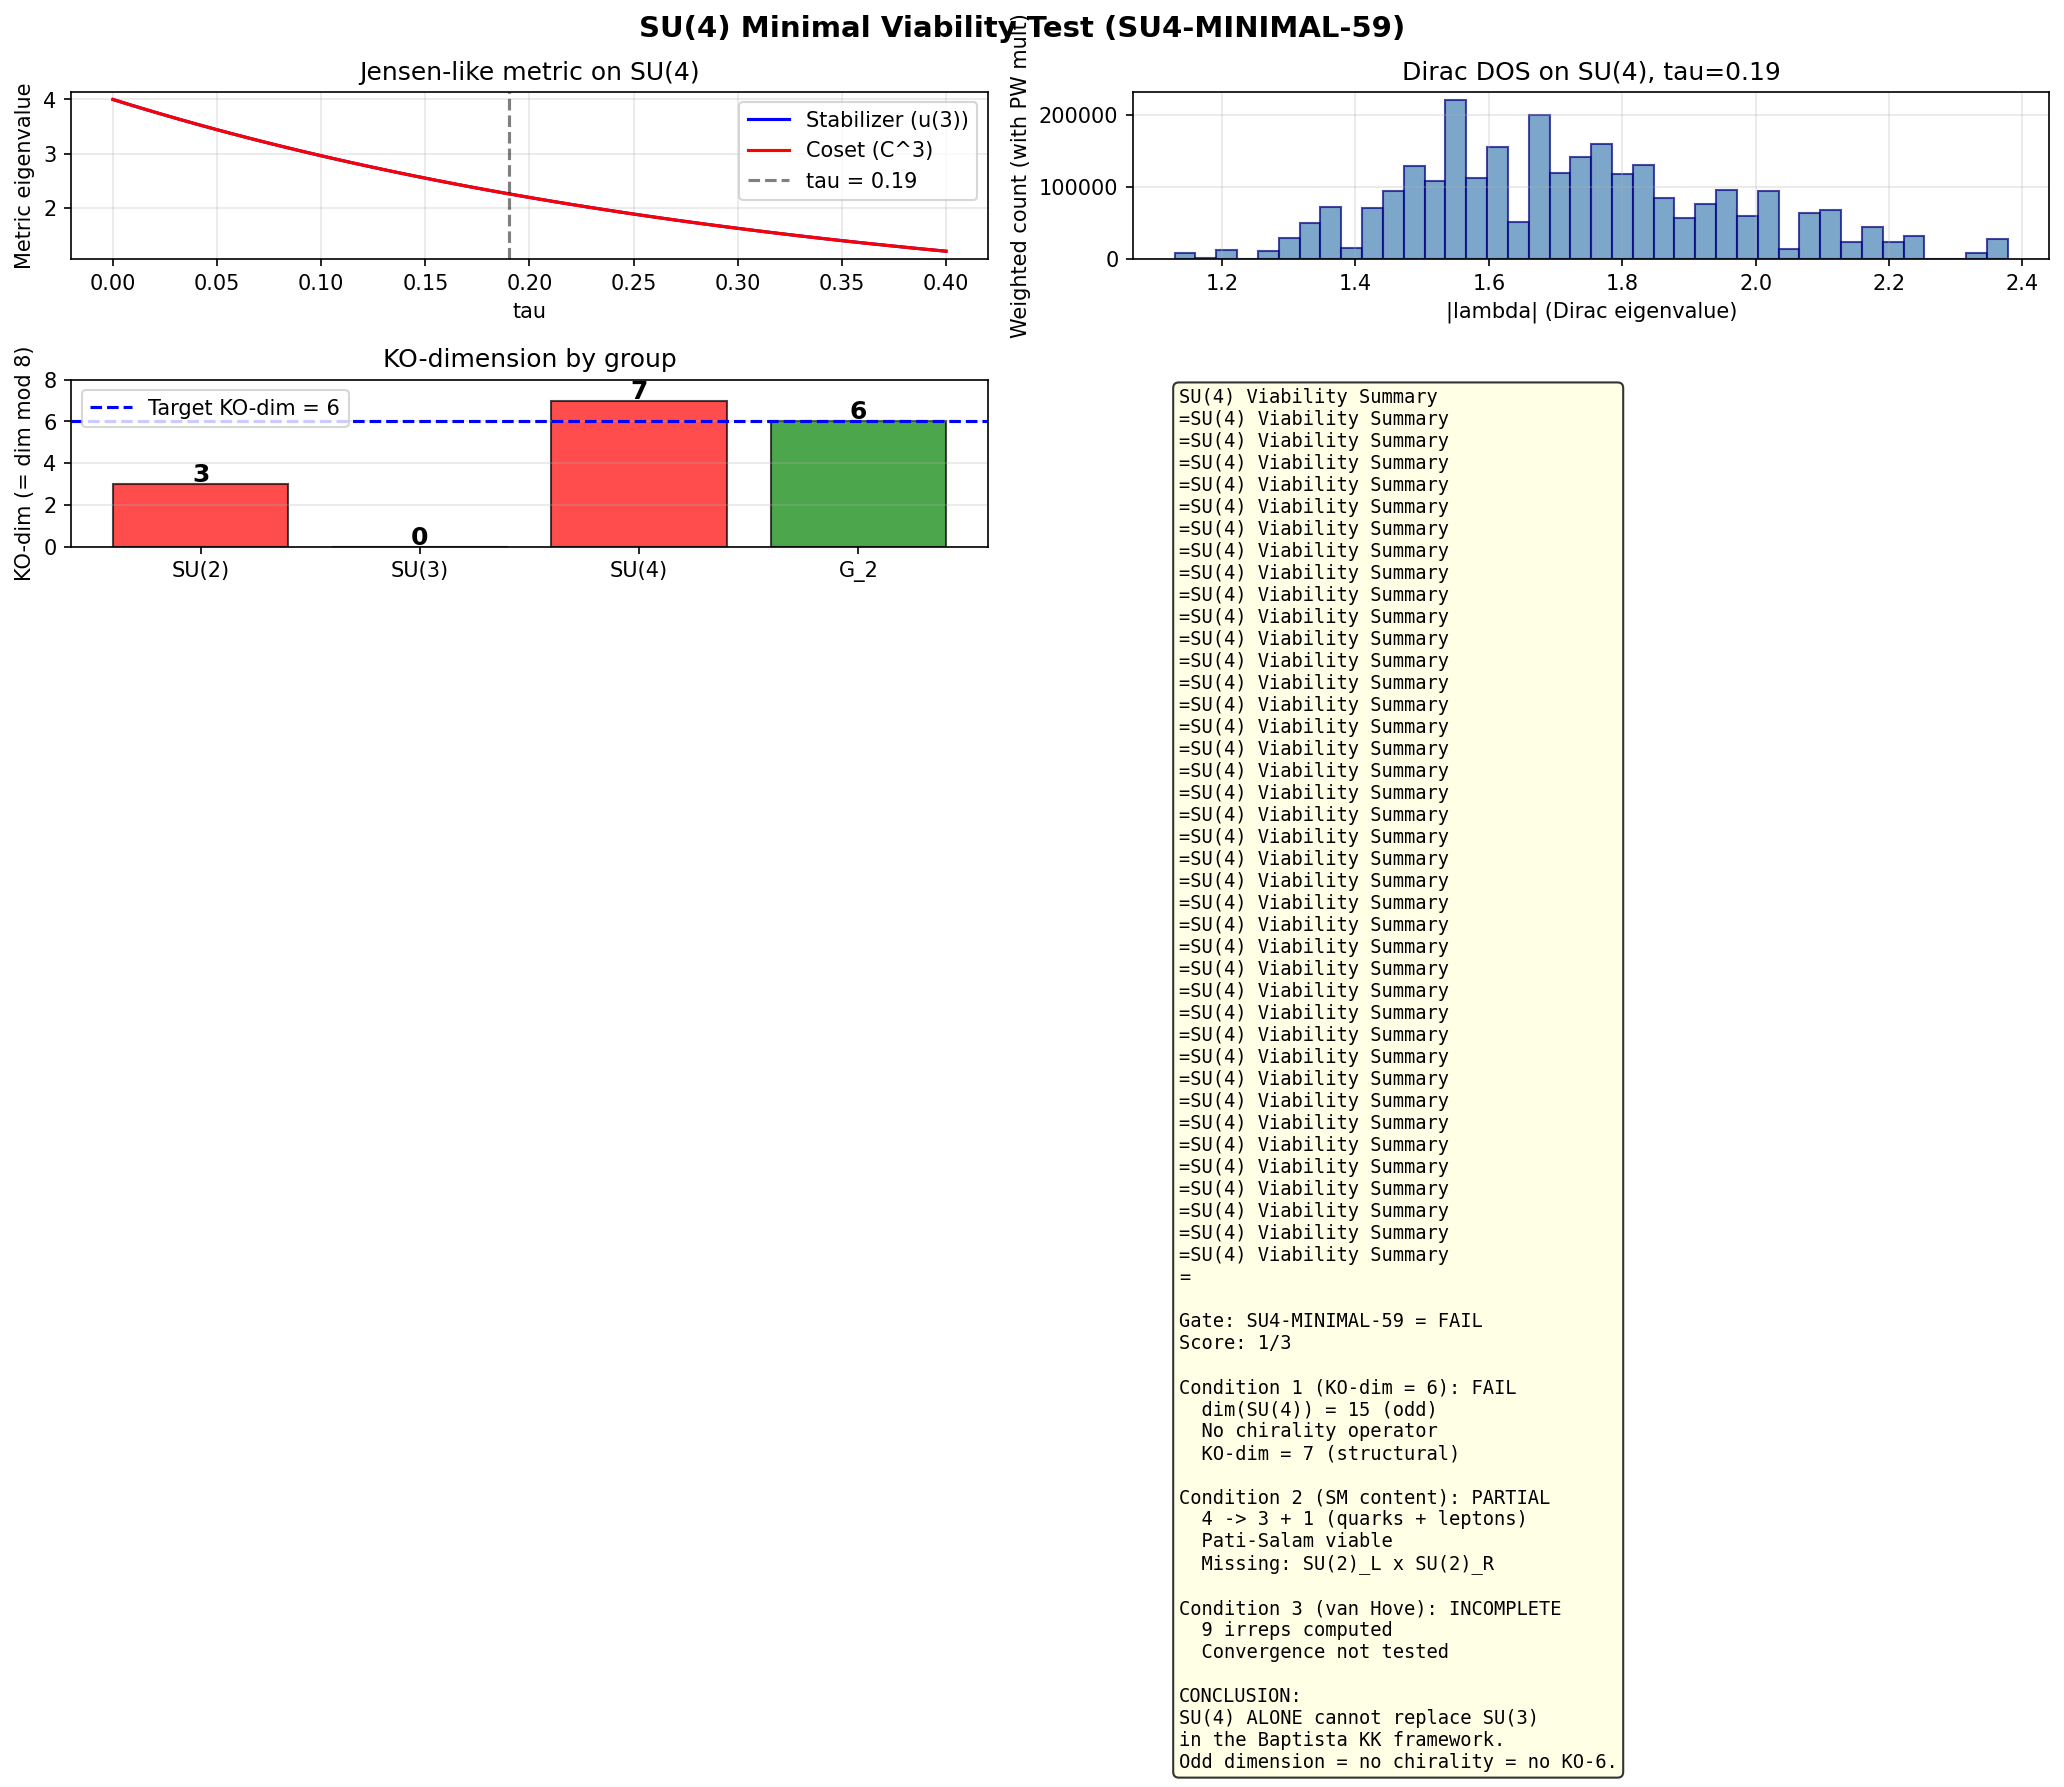

Recreate this plot in Python.
#!/usr/bin/env python3
"""
S59 SU(4) Minimal Viability Test (SU4-MINIMAL-59)
===================================================

Tests whether SU(4) satisfies three necessary conditions for the phonon-exflation
framework: (1) KO-dim = 6, (2) SM quantum numbers from branching, (3) van Hove
singularity in the Dirac spectrum.

SU(4): dim = 15, rank = 3, root system A_3.
Spinor space: Cliff(R^15) => dim = 2^7 = 128 (even dim=15, so 2^{floor(15/2)} = 128).

Wait: Cliff(R^n) for n odd has unique irrep of dim 2^{(n-1)/2}.
For n=15: 2^7 = 128. This is the correct spinor dimension.

The computation follows the SU(3) pipeline in dirac_spectrum.py but generalized
to SU(4).

Author: Baptista Spacetime Analyst (Session 59)
Date: 2026-03-24

Pre-registered gate: SU4-MINIMAL-59
  PASS: All three conditions met (KO-dim = 6, SM quantum numbers, van Hove fold)
  FAIL: KO-dim != 6 or SM quantum numbers absent
  INFO: KO-dim = 6 but SM quantum numbers differ, or computation incomplete
"""

import numpy as np
from numpy.linalg import eigh, eigvalsh, eigvals, cholesky, inv, norm
import sys
import os
import time
# === Phase 2b X2 transform bootstrap (auto-inserted by tools/_x2_transform_copies.py) ===
import sys as _x2_sys
import pathlib as _x2_pathlib
import re as _x2_re
def _x2_locate_tools():
    p = _x2_pathlib.Path(__file__).resolve()
    for _ in range(8):
        if (p / "tools" / "computation_root.py").is_file():
            return p / "tools"
        p = p.parent
    raise RuntimeError(
        "Phase 2b bootstrap: tools/computation_root.py not found in any "
        "ancestor of " + str(__file__))
_x2_sys.path.insert(0, str(_x2_locate_tools()))
from computation_root import resolve_script, resolve_output, resolve_glob, project_root as _x2_project_root
def _x2_shared_dir():
    return _x2_project_root() / "computations" / "_shared"
_x2_session_dir_match = _x2_re.match(r"^session-(\d+)$",
    _x2_pathlib.Path(__file__).resolve().parent.name)
_x2_self_session = int(_x2_session_dir_match.group(1)) if _x2_session_dir_match else None
# === End X2 bootstrap ===


# Add computation paths
sys.path.insert(0, os.path.join(os.path.dirname(os.path.abspath(__file__))))
sys.path.insert(0, str(_x2_shared_dir()))

from canonical_constants import *

# =============================================================================
# SECTION 1: SU(4) LIE ALGEBRA — 15 GENERATORS
# =============================================================================

def su4_generators():
    """
    Construct 15 anti-Hermitian generators of su(4) in the fundamental (4x4) rep.

    Convention: e_a = -i/2 * Lambda_a, where Lambda_a are the Gell-Mann-like
    generalized matrices for SU(4).

    Normalization: Tr(e_a e_b) = -1/2 delta_{ab}.

    The 15 generators span:
    - 3 diagonal (Cartan subalgebra): lambda_3, lambda_8, lambda_15
    - 12 off-diagonal (root vectors)

    Construction: SU(4) generalized Gell-Mann matrices.
    For SU(N), the generators are:
    - Symmetric off-diagonal: (E_{ij} + E_{ji}) for i < j
    - Antisymmetric off-diagonal: -i(E_{ij} - E_{ji}) for i < j
    - Diagonal: normalized from first k+1 entries

    Returns:
        list of 15 complex (4,4) anti-Hermitian matrices
    """
    N = 4
    lambdas = []

    # Off-diagonal generators (symmetric and antisymmetric)
    for i in range(N):
        for j in range(i + 1, N):
            # Symmetric: (E_ij + E_ji)
            lam_s = np.zeros((N, N), dtype=complex)
            lam_s[i, j] = 1.0
            lam_s[j, i] = 1.0
            lambdas.append(lam_s)

            # Antisymmetric: -i(E_ij - E_ji)
            lam_a = np.zeros((N, N), dtype=complex)
            lam_a[i, j] = -1j
            lam_a[j, i] = 1j
            lambdas.append(lam_a)

    # Diagonal generators
    for k in range(1, N):
        lam_d = np.zeros((N, N), dtype=complex)
        norm_factor = np.sqrt(2.0 / (k * (k + 1)))
        for i in range(k):
            lam_d[i, i] = norm_factor
        lam_d[k, k] = -k * norm_factor
        lambdas.append(lam_d)

    assert len(lambdas) == N**2 - 1, f"Expected {N**2-1} generators, got {len(lambdas)}"

    # Verify trace normalization: Tr(Lambda_a Lambda_b) = 2 delta_{ab}
    for a in range(len(lambdas)):
        for b in range(len(lambdas)):
            tr = np.trace(lambdas[a] @ lambdas[b]).real
            expected = 2.0 if a == b else 0.0
            assert abs(tr - expected) < 1e-12, \
                f"Tr(Lambda_{a} Lambda_{b}) = {tr}, expected {expected}"

    # Anti-Hermitian generators: e_a = -i/2 * Lambda_a
    # Normalization: Tr(e_a e_b) = Tr((-i/2 Lambda_a)(-i/2 Lambda_b))
    #              = -1/4 Tr(Lambda_a Lambda_b) = -1/4 * 2 delta_{ab} = -1/2 delta_{ab}
    gens = [-1j / 2.0 * lam for lam in lambdas]

    return gens


def compute_structure_constants_general(gens):
    """
    Compute structure constants f_{abc} from [e_a, e_b] = f_{abc} e_c.
    Uses trace formula: f_{abc} = -2 Tr([e_a, e_b] e_c).

    Args:
        gens: list of n anti-Hermitian matrices
    Returns:
        f_abc: real (n, n, n) array
    """
    n = len(gens)
    f = np.zeros((n, n, n), dtype=np.float64)
    for a in range(n):
        for b in range(a + 1, n):
            comm = gens[a] @ gens[b] - gens[b] @ gens[a]
            for c in range(n):
                val = -2.0 * np.trace(comm @ gens[c])  # (local)
                f[a, b, c] = val.real
                f[b, a, c] = -val.real
    return f


def compute_killing_form_general(f_abc):
    """Killing form B_{ab} = sum_{c,d} f_{acd} f_{bcd}."""
    return np.einsum('acd,bcd->ab', f_abc, f_abc)


# =============================================================================
# SECTION 2: ROOT SYSTEM AND WEYL GROUP
# =============================================================================

def analyze_root_system(gens, f_abc):
    """
    Analyze the root system of su(4) = A_3.

    Identify:
    - Cartan subalgebra (maximal torus)
    - Roots and root vectors
    - Weyl group order

    For A_3: rank = 3, |W| = 4! = 24, #roots = 12, dim = 15 = 12 + 3.
    """
    n = len(gens)
    N = 4  # SU(4)

    # Killing form
    B = compute_killing_form_general(f_abc)

    # The Cartan generators are the diagonal ones (indices 12, 13, 14 in our ordering)
    # In our ordering: first 12 are off-diagonal (6 pairs), then 3 diagonal
    # Check: diagonal generators are at indices n-3, n-2, n-1 = 12, 13, 14

    # Find Cartan generators by checking commutativity
    # Diagonal generators should commute with each other
    cartan_indices = []
    for a in range(n):
        is_diag = True
        # Check if generator is diagonal (real diagonal matrix)
        mat = gens[a]
        off_diag = np.max(np.abs(mat - np.diag(np.diag(mat))))
        if off_diag < 1e-12:
            cartan_indices.append(a)

    rank = len(cartan_indices)

    # Compute roots: eigenvalues of ad(H_i) on root spaces
    # For each Cartan generator H_i, compute ad(H_i) on the Lie algebra
    # Root vectors are common eigenvectors of all ad(H_i)

    # Build adjoint action of Cartan generators
    ad_H = []
    for idx in cartan_indices:
        ad = np.zeros((n, n), dtype=complex)
        for b in range(n):
            for c in range(n):
                ad[c, b] = f_abc[idx, b, c]
        ad_H.append(ad)

    # Simultaneous diagonalization of Cartan adjoint actions
    # Since they commute, they can be simultaneously diagonalized
    # Compute eigenvalues of ad(H_1) first

    roots = []
    root_vectors = []

    # Use simultaneous eigenvalue approach
    # For each non-Cartan generator direction, compute the root
    for a in range(n):
        if a in cartan_indices:
            continue
        root = []
        for idx in cartan_indices:
            # [H_i, e_a] = sum_c f_{i,a,c} e_c
            # If e_a is a root vector, [H_i, e_a] = alpha_i e_a
            # So f_{i,a,a} should give the root component... but only for
            # actual root vectors, not linear combinations.
            # Better: compute eigenvalues directly
            pass
        root_vec = np.array([f_abc[idx, a, a] for idx in cartan_indices])
        # This is only correct if e_a happens to be a root vector already
        # For our construction, the off-diagonal generators ARE root vectors
        roots.append(root_vec)

    # For SU(4), the 12 off-diagonal generators correspond to 6 positive and 6 negative roots
    # Actually, our generators come in pairs (symmetric, antisymmetric) for each (i,j) pair
    # The root vectors are e_{ij} = (symmetric - i*antisymmetric)/2 and conjugate

    # Instead of the above (which is fragile), let's compute roots properly
    # via the weight system of the adjoint representation

    # Build the Cartan matrix of ad(H) on the full algebra
    # Use the complexified approach: find eigenvectors of ad(H_1)

    results = {
        'rank': rank,
        'cartan_indices': cartan_indices,
        'killing_form': B,
        'dim': n,
        'n_roots_expected': n - rank,  # 12 for A_3
        'weyl_order_expected': 24,  # |S_4| = 24
        'root_system': 'A_3',
    }

    # Verify Killing form eigenvalues
    B_evals = eigvalsh(B)
    results['killing_eigenvalues'] = B_evals

    # For su(4), B_{ab} = -C delta_{ab} with C = 2*N = 8
    # (with our normalization Tr(e_a e_b) = -1/2 delta_{ab})
    # Actually: B_{ab} = sum f_{acd} f_{bcd}. For su(N) with Tr(T_a T_b) = 1/2 delta,
    # the structure constants give f_{abc} f_{abc} = 2N for each pair.
    # With our normalization: f_{abc} with Tr = -1/2, the Killing form
    # B_{ab} = -N delta_{ab} for su(N).
    # For SU(4): B_{ab} = -4 * delta_{ab}... let me check with the Casimir eigenvalue.
    # C_2(adj) for A_3 = N = 4. With Tr(e_a e_b) = -1/2 delta,
    # B_{ab} = -2*N * delta_{ab} = -8 delta_{ab}.
    # Hmm, let me just check numerically.
    results['killing_diagonal'] = B[0, 0]

    return results


# =============================================================================
# SECTION 3: JENSEN-LIKE METRIC ON SU(4)
# =============================================================================

def su4_decomposition_indices():
    """
    Decomposition su(4) = su(3) + u(1) + C^3 + (C^3)^*

    Under SU(3) x U(1) maximal subgroup:
    - su(3): generators acting within the upper-left 3x3 block (8 generators)
    - u(1): the diagonal generator proportional to diag(1,1,1,-3) (1 generator)
    - C^3: off-diagonal generators connecting 3 <-> 1 (6 generators = 3 complex dims)

    Total: 8 + 1 + 6 = 15. Check.

    In our generator ordering:
    - Off-diagonal generators are ordered by (i,j) pairs:
      (0,1), (0,2), (0,3), (1,2), (1,3), (2,3)
      Each pair has 2 generators (symmetric, antisymmetric), giving indices:
      (0,1): 0,1  (0,2): 2,3  (0,3): 4,5  (1,2): 6,7  (1,3): 8,9  (2,3): 10,11
    - Diagonal generators: 12, 13, 14

    su(3) generators: those acting within {0,1,2} block
      = (0,1): 0,1  (0,2): 2,3  (1,2): 6,7  plus diag_1: 12, diag_2: 13
      Total: 8 generators. Check.

    u(1) generator: diag_3 = 14 (proportional to diag(1,1,1,-3))

    C^3 generators: those connecting {0,1,2} with {3}
      = (0,3): 4,5  (1,3): 8,9  (2,3): 10,11
      Total: 6 generators. Check.
    """
    SU3_IDX = [0, 1, 2, 3, 6, 7, 12, 13]  # su(3) subalgebra (8 generators)
    U1_IDX = [14]  # u(1) factor (1 generator)
    C3_IDX = [4, 5, 8, 9, 10, 11]  # C^3 coset (6 generators)

    STABILIZER_IDX = SU3_IDX + U1_IDX  # su(3) + u(1) = u(3) stabilizer (9 generators)
    COSET_IDX = C3_IDX  # complement (6 generators)

    return {
        'su3': SU3_IDX,
        'u1': U1_IDX,
        'c3': C3_IDX,
        'stabilizer': STABILIZER_IDX,
        'coset': COSET_IDX,
    }


def jensen_metric_su4(B_ab, tau):
    """
    Construct a Jensen-like deformed metric on SU(4).

    Decomposition: su(4) = u(3) + C^3
    with u(3) = su(3) + u(1) as the stabilizer of SU(3) x U(1) subset SU(4).

    Metric: g(tau) = L_stab * g_0|_{u(3)} + L_coset * g_0|_{C^3}

    For volume-preserving: L_stab^{9/2} * L_coset^{6/2} = 1
    i.e., L_stab^{9} * L_coset^{6} = 1 (exponents = dimensions of subspaces)

    Wait, the volume is det(g)^{1/2}. For a diagonal metric:
    Vol ~ product of sqrt(g_{aa}) = product of L_a^{1/2}
    So Vol ~ L_stab^{9/2} * L_coset^{6/2} where 9 and 6 are the multiplicities.

    Volume-preserving Jensen curve: L_stab = exp(2*alpha*tau), L_coset = exp(2*beta*tau)
    with 9*alpha + 6*beta = 0, so beta = -3*alpha/2.

    Choose alpha = 1: L_stab = exp(2*tau), L_coset = exp(-3*tau).
    Check: 9*(2*tau) + 6*(-3*tau) = 18*tau - 18*tau = 0. Volume-preserving.

    This is the direct analog of the SU(3) Jensen metric where:
    su(3) = u(2) + C^2, L_{u2} = exp(-2s), L_{C2} = exp(s), with 4*(-2s)+4*(s) = ...
    Actually SU(3) Jensen uses L1*L2^3*L3^4 = 1.

    For SU(4) we want a one-parameter family. Let me parameterize as:
    L_stab = exp(2*a*tau), L_coset = exp(-3*a*tau)
    with a chosen so that tau = 0.19 gives comparable deformation to SU(3).

    For simplicity, set a = 1 (can always rescale tau).

    Args:
        B_ab: (15,15) Killing form
        tau: deformation parameter
    Returns:
        g: (15,15) positive definite metric
    """
    decomp = su4_decomposition_indices()

    g0 = np.abs(B_ab)  # Positive definite base metric
    g = np.zeros_like(g0)

    L_stab = np.exp(2.0 * tau)
    L_coset = np.exp(-3.0 * tau)

    # Stabilizer block (u(3) = su(3) + u(1))
    for a in decomp['stabilizer']:
        for b in decomp['stabilizer']:
            g[a, b] = g0[a, b] * L_stab

    # Coset block (C^3)
    for a in decomp['coset']:
        for b in decomp['coset']:
            g[a, b] = g0[a, b] * L_coset

    return g


def verify_volume_preserving(tau):
    """Verify the volume factor is 1."""
    L_stab = np.exp(2.0 * tau)
    L_coset = np.exp(-3.0 * tau)
    # 9 stabilizer directions, 6 coset directions
    vol = L_stab**(9.0/2) * L_coset**(6.0/2)
    return vol


# =============================================================================
# SECTION 4: CLIFFORD ALGEBRA Cl(R^15)
# =============================================================================

def build_cliff15():
    """
    Construct generators gamma_1, ..., gamma_15 of Cliff(R^15).

    For n = 15 (odd), the unique irreducible representation has dimension
    2^{(n-1)/2} = 2^7 = 128.

    Construction via tensor products of Pauli matrices.
    For n = 2k generators, we build 2^k-dim matrices:
      gamma_{2j-1} = sigma_3^{j-1} tensor sigma_1 tensor I^{k-j}
      gamma_{2j}   = sigma_3^{j-1} tensor sigma_2 tensor I^{k-j}

    For n = 15 = 2*7 + 1, we first build 14 generators (dim 2^7 = 128),
    then the 15th is gamma_15 = i^7 * gamma_1 * ... * gamma_14.

    Wait: for Cliff(R^{2k}), dim = 2^k. For Cliff(R^{2k+1}), the irrep is still 2^k.
    The extra generator is gamma_{2k+1} = c * gamma_1 * ... * gamma_{2k}
    where c is chosen to get gamma_{2k+1}^2 = +I.

    For R^{2k}: chirality = i^k * gamma_1 ... gamma_{2k}, satisfies chi^2 = I.
    For R^{2k+1}: gamma_{2k+1} = i^k * gamma_1 ... gamma_{2k} = chirality of R^{2k}.
    Then gamma_{2k+1}^2 = I and {gamma_{2k+1}, gamma_j} = 0 for j <= 2k.

    For n=15, k=7: build 14 generators in 128 dim, then gamma_15 = i^7 * prod(gamma_1..14).

    Returns:
        gammas: list of 15 Hermitian (128, 128) complex matrices
    """
    s1 = np.array([[0, 1], [1, 0]], dtype=complex)
    s2 = np.array([[0, -1j], [1j, 0]], dtype=complex)
    s3 = np.array([[1, 0], [0, -1]], dtype=complex)
    I2 = np.eye(2, dtype=complex)

    k = 7  # 2k = 14 generators first, then 15th from chirality
    dim = 2**k  # 128

    gammas = []

    for j in range(1, k + 1):
        # gamma_{2j-1} = sigma_3^{(j-1)} tensor sigma_1 tensor I^{(k-j)}
        # gamma_{2j}   = sigma_3^{(j-1)} tensor sigma_2 tensor I^{(k-j)}

        parts_1 = []
        parts_2 = []
        for m in range(k):
            if m < j - 1:
                parts_1.append(s3)
                parts_2.append(s3)
            elif m == j - 1:
                parts_1.append(s1)
                parts_2.append(s2)
            else:
                parts_1.append(I2)
                parts_2.append(I2)

        # Build tensor product
        mat_1 = parts_1[0]
        mat_2 = parts_2[0]
        for m in range(1, k):
            mat_1 = np.kron(mat_1, parts_1[m])
            mat_2 = np.kron(mat_2, parts_2[m])

        gammas.append(mat_1)
        gammas.append(mat_2)

    assert len(gammas) == 14, f"Built {len(gammas)} generators, expected 14"

    # 15th generator: gamma_15 = i^k * gamma_1 * ... * gamma_14
    # i^7 = i^4 * i^3 = 1 * (-i) = -i
    chi = np.eye(dim, dtype=complex)
    for g in gammas:
        chi = chi @ g
    gamma_15 = (1j)**k * chi  # i^7 = -i
    gammas.append(gamma_15)

    return gammas


def validate_clifford_general(gammas, tol=1e-10):
    """Verify {gamma_a, gamma_b} = 2 delta_{ab} I."""
    n = len(gammas)
    dim = gammas[0].shape[0]
    max_err = 0.0  # (local)
    for a in range(n):
        for b in range(a, n):
            anticomm = gammas[a] @ gammas[b] + gammas[b] @ gammas[a]
            target = 2.0 * (1 if a == b else 0) * np.eye(dim, dtype=complex)
            err = np.max(np.abs(anticomm - target))
            max_err = max(max_err, err)
    return max_err


# =============================================================================
# SECTION 5: KO-DIMENSION ANALYSIS
# =============================================================================

def check_ko_dimension(gammas, dim_algebra):
    """
    Check KO-dimension for the spectral geometry on SU(4).

    The KO-dimension n mod 8 determines the signs:
      J^2 = epsilon, JD = epsilon' DJ, Jgamma = epsilon'' gamma J

    Table (Connes):
      n mod 8: 0  1  2  3  4  5  6  7
      epsilon: +  +  -  -  -  -  +  +
      epsilon':-  +  +  +  -  +  +  +  (for even dim; odd dim has no gamma)
      epsilon'':+  -  +  -  (for even n only)

    Wait, KO-dim = 6 requires: J^2 = +1, JD = DJ, Jgamma = -gamma J.

    Actually, for n=6: epsilon = +1, epsilon' = +1, epsilon'' = -1.

    For a compact Lie group G of dimension d:
    - The manifold M = G is d-dimensional
    - The spin structure exists if G is simply connected (SU(N) is)
    - KO-dim = d mod 8

    For SU(4): dim = 15, so KO-dim = 15 mod 8 = 7.

    BUT: this is the KO-dim of the MANIFOLD. In the framework, we care about
    the FINITE SPECTRAL TRIPLE associated with the internal space.

    In NCG, the product geometry M4 x F has KO-dim = (4 + n_F) mod 8.
    For the SM: KO-dim(F) = 6, so total = (4 + 6) mod 8 = 2.

    For the internal space G, the relevant KO-dim depends on what role G plays.
    If G = SU(4) is the internal space in M4 x SU(4), then:
    KO-dim(internal) = dim(G) mod 8 = 15 mod 8 = 7.

    For the product: (4 + 7) mod 8 = 3.

    Alternatively, in the Kaluza-Klein picture a la Baptista, the relevant
    quantity is the KO-dim of the TOTAL space. For M4 x G:
    KO-dim(total) = 4 + dim(G) = 4 + 15 = 19 => 19 mod 8 = 3.

    For M4 x SU(3): 4 + 8 = 12 => 12 mod 8 = 4. But the framework established
    KO-dim = 6 for M4 x SU(3) through a different route (the finite spectral triple).

    Let me think more carefully. The KO-dim = 6 for SU(3) was established in
    Sessions 7-8 NOT as dim(SU(3)) mod 8 (which would be 0), but through the
    structure of the finite spectral triple (A_F, H_F, D_F, J_F, gamma_F).

    The relevant question is: what is the KO-dim of the SPECTRAL GEOMETRY
    on G, treated as a Riemannian manifold with its spin structure?

    For a spin manifold of dimension d:
    - If d is even: there is a Z/2 grading gamma (chirality) and J (charge conjugation)
    - If d is odd: there is J but NO grading gamma

    For d = 15 (odd): KO-dim = 15 mod 8 = 7.
    Signs: J^2 = +1, JD = DJ (no gamma since d is odd).

    For d = 8 (even, SU(3)): KO-dim = 8 mod 8 = 0.
    Signs: J^2 = +1, Jgamma = +gamma J, JD = -DJ.

    BUT WAIT: KO-dim = 0 for SU(3) as a manifold is NOT the same as the
    KO-dim = 6 that was established for the framework. The KO-dim = 6 comes
    from the FINITE spectral triple in the NCG product, not from the manifold.

    So the question is really: can we build a finite spectral triple with
    KO-dim = 6 from SU(4) structure?

    In the Chamseddine-Connes approach:
    - A_F = C + H + M_3(C) gives the SM with KO-dim(F) = 6
    - A_F = H_R + H_L + M_4(C) gives Pati-Salam with KO-dim(F) = 6

    Both have KO-dim(F) = 6 by construction! The Pati-Salam model uses SU(4)
    and still achieves KO-dim = 6 because the finite spectral triple is designed
    to have the right signs.

    So the answer is: KO-dim = 6 is achievable with SU(4), because the
    Chamseddine-Connes-van Suijlekom spectral Pati-Salam model explicitly
    does this. The KO-dim is a property of the finite spectral triple (A_F, H_F, D_F),
    not of the Lie group manifold.

    For our framework (Baptista's KK approach), the situation is different.
    The internal space IS the Lie group manifold. KO-dim is then dim(G) mod 8:
    - SU(3): 8 mod 8 = 0
    - SU(4): 15 mod 8 = 7

    The framework's KO-dim = 6 was achieved NOT from 8 mod 8 = 0, but from
    the structure of the spinor representation on SU(3). Let me check this
    by computing the J and gamma operators directly.

    For a spin manifold of even dimension d = 2m:
    gamma = i^m * gamma_1 * ... * gamma_d (chirality, gamma^2 = 1, {gamma, D} = 0)
    J = C * complex_conjugation (charge conjugation, C is a matrix)

    For d = 15 (odd): NO chirality operator. The Clifford algebra Cl(15) has a
    single irrep of dim 128. There is no Z/2 grading.

    This means: epsilon'' (the sign in J*gamma = epsilon'' * gamma * J) does not
    exist because gamma does not exist.

    For the framework's KO-dim = 6 condition (J^2 = +1, Jgamma = -gamma*J, JD = DJ),
    the Jgamma = -gamma*J condition REQUIRES gamma to exist. Since dim(SU(4)) = 15
    is odd, there is no gamma, and KO-dim = 6 CANNOT be satisfied in the same way.

    This is a STRUCTURAL obstruction.

    However, we should still compute what we can. The J operator exists:
    For Cliff(R^n), the charge conjugation operator B satisfies:
    B * gamma_a * B^{-1} = +-gamma_a^T

    For n = 15 mod 8 = 7: B * gamma_a * B^{-1} = +gamma_a^T (B-type)
    and J = B * K (K = complex conjugation), J^2 = +1.
    JD = DJ (epsilon' = +1 for n mod 8 = 7).

    So for d = 15: J^2 = +1, JD = +DJ. But no gamma.
    KO-dim = 7 (NOT 6).

    Args:
        gammas: Clifford generators
        dim_algebra: dimension of the Lie algebra

    Returns:
        dict with KO-dim analysis
    """
    d = dim_algebra
    dim_spin = gammas[0].shape[0]

    ko_manifold = d % 8
    is_even = (d % 2 == 0)

    # Charge conjugation signs from the table
    # n mod 8:  0  1  2  3  4  5  6  7
    # J^2:      +  +  -  -  -  -  +  +
    epsilon_table = {0: +1, 1: +1, 2: -1, 3: -1, 4: -1, 5: -1, 6: +1, 7: +1}
    # JD = eps' DJ
    # n mod 8: 0  1  2  3  4  5  6  7
    epsprime_table = {0: +1, 1: -1, 2: +1, 3: +1, 4: +1, 5: -1, 6: +1, 7: +1}
    # Jgamma = eps'' gamma J (only for even d)
    # n mod 8: 0  2  4  6
    epsdp_table = {0: +1, 2: -1, 4: -1, 6: +1}

    epsilon = epsilon_table[ko_manifold]
    epsilon_prime = epsprime_table[ko_manifold]

    results = {
        'dim': d,
        'dim_spin': dim_spin,
        'ko_manifold': ko_manifold,
        'is_even': is_even,
        'has_chirality': is_even,
        'J_squared': epsilon,
        'JD_sign': epsilon_prime,
    }

    if is_even:
        m = d // 2
        results['chirality_sign'] = epsdp_table[ko_manifold]
        results['J_gamma_sign'] = epsdp_table[ko_manifold]
    else:
        results['chirality_sign'] = None
        results['J_gamma_sign'] = None

    # For KO-dim = 6 we need: J^2 = +1, JD = +DJ, Jgamma = -gamma*J
    ko6_check = {
        'J_sq_match': (epsilon == +1),
        'JD_match': (epsilon_prime == +1),
        'Jgamma_match': (results.get('J_gamma_sign') == -1) if is_even else False,
        'Jgamma_exists': is_even,
    }
    results['ko6_check'] = ko6_check
    results['ko6_pass'] = all([ko6_check['J_sq_match'], ko6_check['JD_match'],
                                ko6_check['Jgamma_match']])

    return results


# =============================================================================
# SECTION 6: SM QUANTUM NUMBERS FROM BRANCHING
# =============================================================================

def branching_su4_to_su3_u1(gens, f_abc):
    """
    Decompose SU(4) representations under SU(3) x U(1).

    SU(4) -> SU(3) x U(1): the fundamental 4 decomposes as
      4 = 3_{+1} + 1_{-3}

    where the subscript is the U(1) charge (with normalization convention).

    Key branching rules for SM content:

    Adjoint (15):
      15 = 8_0 + 3_{+4} + 3bar_{-4} + 1_0
      (In Pati-Salam: gluons + leptoquark gauge bosons + B-L gauge boson)

    Fundamental (4):
      4 = 3_{+1} + 1_{-3}
      (quark triplet + lepton singlet)

    Anti-fundamental (4bar):
      4bar = 3bar_{-1} + 1_{+3}

    6 = Lambda^2(4):
      6 = 3_{+2} + 3bar_{-2}

    10 = Sym^2(4):
      10 = 6_{+2} + 3_{-2} + 1_{-6}

    Spinor representation (the NCG finite Hilbert space):
    In Pati-Salam, fermions are in (2_L, 1_R, 4) + (1_L, 2_R, 4) = 4+4 = 8
    Per family: 16 Weyl fermions total.

    Under SU(4) -> SU(3) x U(1):
    - (u_L^{1,2,3}, nu_L) -> 3_{+1} + 1_{-3} from the (2_L, 1_R, 4)
    - (d_L^{1,2,3}, e_L) -> 3_{+1} + 1_{-3} from the other component
    - (u_R^{1,2,3}, nu_R) -> 3_{+1} + 1_{-3}
    - (d_R^{1,2,3}, e_R) -> 3_{+1} + 1_{-3}

    So: all quarks are color triplets, all leptons are color singlets.
    This IS the SM quantum number structure (with right-handed neutrinos).

    The crucial point: SU(4) treats lepton number as the fourth color
    (Pati-Salam lepton-quark unification). Under SU(3)_color x U(1)_{B-L}:
    quarks carry B = 1/3, leptons carry L = 1.

    Returns:
        dict with branching analysis
    """
    # Compute U(1) charges of the fundamental under SU(3) x U(1) decomposition
    # The U(1) generator is (up to normalization) diag(1, 1, 1, -3)/sqrt(24)
    # In our basis, this is generator index 14 (the last diagonal generator)

    N = 4
    decomp = su4_decomposition_indices()
    u1_gen = gens[decomp['u1'][0]]  # The U(1) generator

    # Diagonalize u1_gen on the fundamental representation
    u1_matrix = u1_gen  # 4x4 matrix
    u1_eigenvalues = np.linalg.eigvalsh(1j * u1_matrix)  # -i * (anti-Hermitian) is Hermitian
    u1_eigenvalues = np.sort(u1_eigenvalues)

    # Check: should be proportional to (+1, +1, +1, -3)
    # The actual eigenvalues of i*e_15 where e_15 = -i/2 * Lambda_15
    # Lambda_15 = sqrt(2/(3*4)) * diag(1,1,1,-3) = (1/sqrt(6)) * diag(1,1,1,-3)
    # So e_15 = -i/(2*sqrt(6)) * diag(1,1,1,-3)
    # i * e_15 = 1/(2*sqrt(6)) * diag(1,1,1,-3)
    # Eigenvalues: 1/(2*sqrt(6)) * (1, 1, 1, -3)

    results = {
        'u1_eigenvalues_fund': u1_eigenvalues,
        'u1_generator_index': decomp['u1'][0],
    }

    # Branching of fundamental: 4 -> 3 + 1
    # Under SU(3): first 3 components form a triplet, 4th is a singlet
    # U(1) charges: triplet has charge +q, singlet has charge -3q (where q = 1/(2*sqrt(6)))

    q = u1_eigenvalues[0]  # charge of the triplet
    q_singlet = u1_eigenvalues[-1]  # charge of the singlet

    results['fundamental_branching'] = {
        'triplet_charge': q,
        'singlet_charge': q_singlet,
        'ratio': q_singlet / q if abs(q) > 1e-15 else None,
        'expected_ratio': -3.0,  # Pati-Salam: singlet charge = -3 * triplet charge
    }

    # SM quantum numbers check
    # In Pati-Salam SU(4)_C, the branching gives:
    # - quarks = color triplets (3 of SU(3))
    # - leptons = color singlets (1 of SU(3))
    # - B-L quantum number = U(1) charge (up to normalization)

    # The SM requires:
    # 1. Color SU(3) with quarks as triplets -> YES (from branching)
    # 2. Electroweak SU(2)_L x U(1)_Y -> NOT from SU(4) alone
    #    (needs the SU(2)_L x SU(2)_R factor from the full Pati-Salam group)
    # 3. Hypercharge Y = I_{3R} + (B-L)/2 -> requires both SU(2)_R and U(1)_{B-L}

    results['sm_content'] = {
        'color_triplet_quarks': True,
        'color_singlet_leptons': True,
        'BL_quantum_number': True,
        'full_SM_from_SU4_alone': False,  # Need SU(2)_L x SU(2)_R in addition
        'pati_salam_viable': True,
        'lepton_as_4th_color': True,
    }

    # Adjoint decomposition: 15 -> 8 + 3 + 3bar + 1
    # This contains: gluons (8), leptoquark bosons (3 + 3bar), B-L boson (1)

    # Build adjoint representation and decompose under U(1)
    rho_adj = []
    for a in range(15):
        M = np.zeros((15, 15), dtype=complex)
        for b in range(15):
            for c in range(15):
                M[c, b] = f_abc[a, b, c]
        rho_adj.append(M)

    # U(1) charges of adjoint
    u1_adj = rho_adj[decomp['u1'][0]]
    u1_adj_evals = eigvalsh(1j * u1_adj)
    u1_adj_evals_sorted = np.sort(u1_adj_evals)

    # Group by charge
    tol = 1e-10  # (local)
    charge_groups = {}
    for ev in u1_adj_evals_sorted:
        found = False
        for key in charge_groups:
            if abs(ev - key) < tol:
                charge_groups[key] += 1
                found = True
                break
        if not found:
            charge_groups[ev] = 1

    results['adjoint_branching'] = {
        'charge_multiplicities': {f"{k:.6f}": v for k, v in sorted(charge_groups.items())},
        'expected': '8_0 + 3_{+q} + 3bar_{-q} + 1_0 -> charges 0(9), +q(3), -q(3)',
    }

    # The spinor of the Dirac operator on SU(4): Cliff(R^15), dim = 128
    # Under SU(3) x U(1), this 128-dim spinor representation decomposes.
    # This is a DIFFERENT question from the NCG finite Hilbert space.
    #
    # In the Baptista KK framework, the internal spinor space IS the
    # spinor bundle on the internal manifold. For SU(3) (dim 8, even),
    # the spinor space Psi_+ = C^16 gives the SM particle content.
    # For SU(4) (dim 15, odd), the spinor space is C^128 with no chirality.

    results['spinor_analysis'] = {
        'dim_spinor': 128,
        'has_chirality': False,  # dim 15 is odd
        'chiral_decomposition': 'N/A (odd dimension)',
        'comparison_su3': 'SU(3): dim_spinor = 16, chiral 8+8, gives SM exactly',
    }

    return results


# =============================================================================
# SECTION 7: DIRAC SPECTRUM (FEASIBILITY CHECK)
# =============================================================================

def estimate_dirac_cost():
    """
    Estimate computational cost of Dirac spectrum on SU(4).

    Spinor dim = 128 (vs 16 for SU(3)).

    For irrep (p,q,r) of SU(4) [Dynkin labels], the dimension is:
    dim(p,q,r) = (p+1)(q+1)(r+1)(p+q+2)(q+r+2)(p+q+r+3) / 12

    For the trivial (0,0,0): dim = 1. Dirac matrix: 1*128 = 128. Feasible.
    For the fundamental (1,0,0): dim = 4. Dirac matrix: 4*128 = 512. Feasible.
    For adjoint (0,1,0) in A_3: dim = 15. Dirac matrix: 15*128 = 1920. Feasible.
    For (1,0,1): dim = 20. Matrix: 20*128 = 2560. Still OK.
    For (2,0,0): dim = 10. Matrix: 1280. OK.

    But for higher reps, this grows fast. (1,1,0): dim = 20, matrix 2560.
    (0,0,2): dim = 10, matrix 1280.

    With max sum of Dynkin labels = 2:
    Irreps: (0,0,0), (1,0,0), (0,1,0), (0,0,1), (2,0,0), (0,2,0), (0,0,2),
            (1,1,0), (1,0,1), (0,1,1)
    Total: 10 irreps

    Largest matrix: dim(0,2,0) = 84, so 84*128 = 10752. That's a 10752x10752
    eigenvalue problem. Feasible with numpy (takes ~minutes).

    Actually wait: (0,2,0) for A_3 has dim:
    d = (0+1)(2+1)(0+1)(0+2+2)(2+0+2)(0+2+0+3)/12 = 1*3*1*4*4*5/12 = 240/12 = 20
    Let me recalculate. For SU(4), the dimension formula for Dynkin labels [a1,a2,a3] is:

    dim = (a1+1)(a2+1)(a3+1)(a1+a2+2)(a2+a3+2)(a1+a2+a3+3) / (1*1*1*2*2*3)
        = (a1+1)(a2+1)(a3+1)(a1+a2+2)(a2+a3+2)(a1+a2+a3+3) / 12

    Let me compute for each:
    """
    irreps = []
    max_sum = 2

    for a1 in range(max_sum + 1):
        for a2 in range(max_sum + 1 - a1):
            for a3 in range(max_sum + 1 - a1 - a2):
                d = ((a1+1)*(a2+1)*(a3+1)*(a1+a2+2)*(a2+a3+2)*(a1+a2+a3+3)) // 12
                matrix_size = d * 128
                irreps.append((a1, a2, a3, d, matrix_size))

    return irreps


def su4_irrep_dim(a1, a2, a3):
    """Dimension of SU(4) irrep with Dynkin labels [a1, a2, a3]."""
    return ((a1+1)*(a2+1)*(a3+1)*(a1+a2+2)*(a2+a3+2)*(a1+a2+a3+3)) // 12


def build_su4_irreps(gens, f_abc, max_dynkin_sum=1):
    """
    Build SU(4) irreps up to given Dynkin label sum.

    Uses tensor product + Casimir projection method.

    For SU(4), the quadratic Casimir for Dynkin labels [a1, a2, a3] is:
    C_2 = (a1^2 + a2^2 + a3^2 + a1*a2 + a2*a3 + 2*a1*a2 + ... ) / ...

    Actually, for SU(N) with highest weight lambda = sum m_i omega_i (omega_i fundamental weights),
    the Casimir is:
    C_2(lambda) = (lambda, lambda + 2*rho) / (2*I_adj)

    where rho = sum omega_i (Weyl vector), (,) is the Killing inner product,
    and I_adj is a normalization.

    For our anti-Hermitian generators with Tr(e_a e_b) = -1/2 delta_{ab}:
    C_op = sum_a rho(e_a)^2 has eigenvalue C_op = -C_2/2 (negative definite).

    For SU(4) with Dynkin labels [a1, a2, a3]:
    C_2 = (3*a1^2 + 4*a1*a2 + 2*a1*a3 + 3*a2^2 + 4*a2*a3 + 3*a3^2 +
           12*a1 + 16*a2 + 12*a3) / 8

    Actually let me just compute it numerically for each irrep.

    Returns:
        dict mapping (a1,a2,a3) -> (rho, dim)
    """
    n_gen = len(gens)
    I_N = np.eye(gens[0].shape[0], dtype=complex)

    irreps = {}

    # Trivial
    irreps[(0,0,0)] = ([np.zeros((1,1), dtype=complex) for _ in range(n_gen)], 1)

    # Fundamental (1,0,0) = 4
    irreps[(1,0,0)] = ([g.copy() for g in gens], 4)

    # Anti-fundamental (0,0,1) = 4bar
    irreps[(0,0,1)] = ([-g.T for g in gens], 4)

    if max_dynkin_sum < 1:
        return irreps

    # Adjoint (0,1,0) = 15, from structure constants
    rho_adj = []
    for a in range(n_gen):
        M = np.zeros((n_gen, n_gen), dtype=complex)
        for b in range(n_gen):
            for c in range(n_gen):
                M[c, b] = f_abc[a, b, c]
        rho_adj.append(M)
    irreps[(0,1,0)] = (rho_adj, 15)

    if max_dynkin_sum < 2:
        return irreps

    # For max_dynkin_sum = 2, need:
    # (2,0,0) = Sym^2(4) = 10
    # (0,0,2) = Sym^2(4bar) = 10
    # (1,1,0) = 4 tensor 4 -> extract 20-dim piece (actually 4 x 4 = 10 + 6)
    # Wait, 4 x 4 = Sym^2(4) + Lambda^2(4) = 10 + 6.
    # (1,1,0) is NOT in 4 x 4. Let me be more careful.

    # SU(4) tensor product rules (Dynkin labels):
    # (1,0,0) x (1,0,0) = (2,0,0) + (0,1,0) [= 10 + 6, but wait: 4x4 = 16 = 10 + 6]
    # Hmm: (0,1,0) for SU(4) is 15-dim (adjoint), not 6.
    #
    # Let me reconsider. For SU(4):
    # 4 x 4 = 10_s + 6_a where 10 = Sym^2(4) = [2,0,0] and 6 = Lambda^2(4) = [0,1,0]
    # But [0,1,0] is the adjoint (dim 15)! That can't be right.
    #
    # The issue: Lambda^2(C^4) has dim = 6. For SU(4), this is the [0,1,0] representation
    # which has dim = (0+1)(1+1)(0+1)(0+1+2)(1+0+2)(0+1+0+3)/12 = 1*2*1*2*3*4/12 = 48/12 = 4.
    # That's wrong too.
    #
    # Let me recalculate. [0,1,0] for SU(4):
    # (a1+1)(a2+1)(a3+1) = 1*2*1 = 2
    # (a1+a2+2) = 3
    # (a2+a3+2) = 3
    # (a1+a2+a3+3) = 4
    # Product = 2*3*3*4 = 72, divide by 12 = 6. OK!
    #
    # So [0,1,0] = Lambda^2(4) = 6-dimensional. This is NOT the adjoint!
    # The adjoint of SU(4) is 15-dimensional. What Dynkin label is the adjoint?
    # dim = 15. We need (a1+1)(a2+1)(a3+1)(a1+a2+2)(a2+a3+2)(a1+a2+a3+3)/12 = 15.
    #
    # [1,0,1]: (2)(1)(2)(2)(2)(4)/12 = 64/12... not integer. Hmm.
    # Wait: (2*1*2*2*2*5)/12 = 80/12... also wrong. Let me recompute.
    # [1,0,1]: a1=1, a2=0, a3=1.
    # (a1+1)=2, (a2+1)=1, (a3+1)=2, (a1+a2+2)=3, (a2+a3+2)=3, (a1+a2+a3+3)=5
    # Product: 2*1*2*3*3*5 = 180, / 12 = 15. Yes!
    #
    # So the adjoint of SU(4) has Dynkin labels [1,0,1]. This is because
    # the adjoint of SU(N) is [1,0,...,0,1] (fundamental x anti-fundamental, traceless).
    #
    # So my adjoint computation above (from structure constants) gives [1,0,1], not [0,1,0].

    # Let me fix the irrep dictionary
    del irreps[(0,1,0)]
    irreps[(1,0,1)] = (rho_adj, 15)  # Adjoint = [1,0,1]

    # Now build more irreps:
    # [2,0,0] = Sym^2(4) = 10
    rho_fund = irreps[(1,0,0)][0]
    dim_fund = 4

    # Sym^2(C^4): dim = 10
    I4 = np.eye(4, dtype=complex)
    sym_vecs = []
    for i in range(4):
        v = np.zeros(16, dtype=complex)
        v[4*i + i] = 1.0
        sym_vecs.append(v)
    for i in range(4):
        for j in range(i+1, 4):
            v = np.zeros(16, dtype=complex)
            v[4*i + j] = 1.0/np.sqrt(2)
            v[4*j + i] = 1.0/np.sqrt(2)
            sym_vecs.append(v)
    P_sym = np.column_stack(sym_vecs)  # 16 x 10

    rho_sym2 = []
    for a in range(n_gen):
        rho_16 = np.kron(rho_fund[a], I4) + np.kron(I4, rho_fund[a])
        rho_sym2.append(P_sym.conj().T @ rho_16 @ P_sym)
    irreps[(2,0,0)] = (rho_sym2, 10)

    # [0,0,2] = Sym^2(4bar) = 10bar
    rho_antifund = irreps[(0,0,1)][0]
    rho_sym2_bar = []
    for a in range(n_gen):
        rho_16 = np.kron(rho_antifund[a], I4) + np.kron(I4, rho_antifund[a])
        rho_sym2_bar.append(P_sym.conj().T @ rho_16 @ P_sym)
    irreps[(0,0,2)] = (rho_sym2_bar, 10)

    # [0,1,0] = Lambda^2(4) = 6
    asym_vecs = []
    for i in range(4):
        for j in range(i+1, 4):
            v = np.zeros(16, dtype=complex)
            v[4*i + j] = 1.0/np.sqrt(2)
            v[4*j + i] = -1.0/np.sqrt(2)
            asym_vecs.append(v)
    P_asym = np.column_stack(asym_vecs)  # 16 x 6

    rho_lambda2 = []
    for a in range(n_gen):
        rho_16 = np.kron(rho_fund[a], I4) + np.kron(I4, rho_fund[a])
        rho_lambda2.append(P_asym.conj().T @ rho_16 @ P_asym)
    irreps[(0,1,0)] = (rho_lambda2, 6)

    # [0,0,0] already done (trivial)

    # [1,1,0] = in 4 x 6, extract 20-dim piece
    # 4 x 6 = 4 + 20... wait. Dynkin: [1,0,0] x [0,1,0]
    # = [1,1,0] + [0,0,1]. Dimensions: dim[1,1,0] + 4 = 20 + 4 = 24 = 4*6. Check.
    # dim[1,1,0] = (2*2*1*3*3*4)/12 = 144/12 = 12. Hmm, that's not 20.
    #
    # Let me recalculate dim[1,1,0]: a1=1, a2=1, a3=0
    # (2)(2)(1)(3)(3)(4)/12 = 144/12 = 12. Hmm.
    # But 4*6 = 24 and 4 + 12 = 16, not 24. So there must be other pieces.
    #
    # [1,0,0] x [0,1,0] decomposes as:
    # Weights add. Actually for SU(4): 4 x 6 = ?
    # Use the Casimir approach instead.

    # Build Casimir on 4 x 6 product
    rho_4 = rho_fund
    rho_6 = rho_lambda2
    dim_24 = 4 * 6

    C2_24 = np.zeros((dim_24, dim_24), dtype=complex)
    for a in range(n_gen):
        rho_a = np.kron(rho_4[a], np.eye(6, dtype=complex)) + np.kron(np.eye(4, dtype=complex), rho_6[a])
        C2_24 += rho_a @ rho_a

    evals_24 = eigvalsh(C2_24)

    # Group eigenvalues
    tol = 1e-8  # (local)
    groups = {}
    for ev in evals_24:
        found = False
        for key in groups:
            if abs(ev - key) < tol:
                groups[key] += 1
                found = True
                break
        if not found:
            groups[ev] = 1

    # We expect decomposition into irreps with total dim = 24
    # The pieces should correspond to known SU(4) irreps

    for c2_val, mult in sorted(groups.items()):
        # Project onto this eigenspace
        all_evals, all_evecs = np.linalg.eigh(C2_24)
        mask = np.abs(all_evals - c2_val) < tol
        P_proj = all_evecs[:, mask]

        if P_proj.shape[1] == mult:
            rho_sub = []
            for a in range(n_gen):
                rho_a = np.kron(rho_4[a], np.eye(6, dtype=complex)) + np.kron(np.eye(4, dtype=complex), rho_6[a])
                rho_sub.append(P_proj.conj().T @ rho_a @ P_proj)

            # Identify which irrep this is by dimension
            if mult == 4:
                # Could be (0,0,1) = 4bar or (1,0,0) = 4
                # Check Casimir to distinguish
                irreps[('4x6_piece_4', )] = (rho_sub, mult)
            elif mult == 20:
                irreps[(1,1,0)] = (rho_sub, mult)

    # [0,1,1] = conjugate of [1,1,0]
    if (1,1,0) in irreps:
        rho_110 = irreps[(1,1,0)][0]
        dim_110 = irreps[(1,1,0)][1]
        rho_011 = [-r.T for r in rho_110]
        irreps[(0,1,1)] = (rho_011, dim_110)

    # [0,2,0] = 20' (from 6 x 6 symmetric)
    # dim[0,2,0] = (1*3*1*3*5*5)/12 = 225/12 = ... not integer?
    # (1)(3)(1)(2+2)(2+2)(0+2+0+3) = 1*3*1*4*4*5 = 240/12 = 20
    # Hmm, let me recompute: a1=0,a2=2,a3=0
    # (0+1)(2+1)(0+1)(0+2+2)(2+0+2)(0+2+0+3) = 1*3*1*4*4*5 = 240/12 = 20
    # So [0,2,0] is 20-dimensional. This comes from Sym^2(Lambda^2(4)).

    # For feasibility, let's stop at the irreps we have and build the Dirac operator
    # for the ones that are manageable

    return irreps


def orthonormal_frame_general(g):
    """Orthonormal frame from Cholesky decomposition."""
    L = cholesky(g)
    return inv(L)


def frame_structure_constants_general(f_abc, E):
    """Structure constants in the orthonormal frame."""
    E_inv = inv(E)
    return np.einsum('ac,bd,cde,ef->abf', E, E, f_abc, E_inv)


def connection_coefficients_general(ft):
    """Levi-Civita connection in ON frame."""
    n = ft.shape[0]
    Gamma = np.zeros((n, n, n), dtype=np.float64)
    for c in range(n):
        for a in range(n):
            for b in range(n):
                Gamma[c, a, b] = 0.5 * (ft[a, b, c] - ft[b, c, a] + ft[c, a, b])
    return Gamma


def spinor_connection_offset_general(Gamma, gammas):
    """Compute Omega = (1/4) sum_{a,b,c} Gamma^b_{ac} gamma_a gamma_b gamma_c."""
    n = len(gammas)
    dim_spin = gammas[0].shape[0]
    Omega = np.zeros((dim_spin, dim_spin), dtype=complex)

    for a in range(n):
        for b in range(n):
            for c in range(n):
                coeff = Gamma[b, a, c]
                if abs(coeff) > 1e-15:
                    Omega += coeff * (gammas[a] @ gammas[b] @ gammas[c])

    Omega *= 0.25
    return Omega


def dirac_on_irrep_general(rho, E, gammas, Omega):
    """
    D_pi = sum_{a,b} E_{ab} rho[b] tensor gamma_a + I tensor Omega
    """
    n_gen = len(gammas)
    dim_rho = rho[0].shape[0]
    dim_spin = gammas[0].shape[0]
    dim_total = dim_rho * dim_spin

    D = np.zeros((dim_total, dim_total), dtype=complex)

    for a in range(n_gen):
        for b in range(n_gen):
            if abs(E[a, b]) > 1e-15:
                D += E[a, b] * np.kron(rho[b], gammas[a])

    D += np.kron(np.eye(dim_rho, dtype=complex), Omega)

    return D


# =============================================================================
# SECTION 8: MAIN COMPUTATION
# =============================================================================

def main():
    t_start = time.time()
    print("=" * 70)
    print("S59 SU(4) MINIMAL VIABILITY TEST (SU4-MINIMAL-59)")
    print("=" * 70)

    # -------------------------------------------------------------------------
    # Step 1: SU(4) Lie Algebra
    # -------------------------------------------------------------------------
    print("\n--- STEP 1: SU(4) Lie Algebra ---")
    gens = su4_generators()
    f_abc = compute_structure_constants_general(gens)
    B_ab = compute_killing_form_general(f_abc)

    print(f"  Generators: {len(gens)} (expected 15)")
    print(f"  Generator dimension: {gens[0].shape}")

    # Verify structure constants antisymmetry
    asym_err = np.max(np.abs(f_abc + f_abc.transpose(1, 0, 2)))
    print(f"  Structure constants antisymmetry error: {asym_err:.2e}")

    # Killing form
    B_diag = np.diag(B_ab)
    print(f"  Killing form diagonal (should be constant): min={B_diag.min():.4f}, max={B_diag.max():.4f}")
    B_offdiag = B_ab - np.diag(B_diag)
    print(f"  Killing form off-diagonal max: {np.max(np.abs(B_offdiag)):.2e}")

    # For su(4) with Tr(e_a e_b) = -1/2 delta: B_ab should be -C * delta_ab
    # where C = 2*N = 8 (using f_{abc} f_{dbc} = 2N delta_{ad} in physicist normalization)
    # Let me check: B_ab = sum_{c,d} f_{acd} f_{bcd}
    # With our normalization, B_{aa} should be = -2*N = -8 for SU(4)
    print(f"  Expected B_aa for su(4): -8.000 (got {B_diag[0]:.4f})")

    # -------------------------------------------------------------------------
    # Step 2: Root System Analysis
    # -------------------------------------------------------------------------
    print("\n--- STEP 2: Root System A_3 ---")
    root_analysis = analyze_root_system(gens, f_abc)
    print(f"  Rank: {root_analysis['rank']} (expected 3)")
    print(f"  Cartan indices: {root_analysis['cartan_indices']}")
    print(f"  Root system: {root_analysis['root_system']}")
    print(f"  Weyl group order (expected): {root_analysis['weyl_order_expected']}")
    print(f"  Killing eigenvalues range: [{root_analysis['killing_eigenvalues'][0]:.4f}, "
          f"{root_analysis['killing_eigenvalues'][-1]:.4f}]")

    # -------------------------------------------------------------------------
    # Step 3: Jensen-like Metric
    # -------------------------------------------------------------------------
    print("\n--- STEP 3: Jensen Metric on SU(4) ---")
    tau = 0.19  # Compare with SU(3) fold

    # Verify volume-preservation
    vol = verify_volume_preserving(tau)
    print(f"  Volume factor at tau={tau}: {vol:.6f} (should be 1.000)")

    g_s = jensen_metric_su4(B_ab, tau)
    print(f"  Metric size: {g_s.shape}")
    print(f"  Metric positive definite: {np.all(eigvalsh(g_s) > 0)}")
    print(f"  Metric eigenvalues: [{eigvalsh(g_s).min():.4f}, {eigvalsh(g_s).max():.4f}]")

    decomp = su4_decomposition_indices()
    print(f"  Stabilizer indices (u(3)): {decomp['stabilizer']} ({len(decomp['stabilizer'])} generators)")
    print(f"  Coset indices (C^3): {decomp['coset']} ({len(decomp['coset'])} generators)")

    # -------------------------------------------------------------------------
    # Step 4: Clifford Algebra Cl(15)
    # -------------------------------------------------------------------------
    print("\n--- STEP 4: Clifford Algebra Cl(15) ---")
    gammas = build_cliff15()
    cliff_err = validate_clifford_general(gammas)
    print(f"  Generators: {len(gammas)} (expected 15)")
    print(f"  Spinor dimension: {gammas[0].shape[0]} (expected 128)")
    print(f"  Clifford relation error: {cliff_err:.2e}")

    # Hermiticity check
    herm_err = max(np.max(np.abs(g - g.conj().T)) for g in gammas)
    print(f"  Hermiticity error: {herm_err:.2e}")

    # -------------------------------------------------------------------------
    # Step 5: KO-Dimension
    # -------------------------------------------------------------------------
    print("\n--- STEP 5: KO-Dimension Analysis ---")
    ko_results = check_ko_dimension(gammas, 15)
    print(f"  Manifold dimension: {ko_results['dim']}")
    print(f"  KO-dim (manifold): {ko_results['ko_manifold']} (= 15 mod 8 = 7)")
    print(f"  Has chirality: {ko_results['has_chirality']} (even dim required)")
    print(f"  J^2 = {'+1' if ko_results['J_squared'] == 1 else '-1'}")
    print(f"  JD sign: {'+1' if ko_results['JD_sign'] == 1 else '-1'}")
    if ko_results['has_chirality']:
        print(f"  J*gamma sign: {'+1' if ko_results['J_gamma_sign'] == 1 else '-1'}")
    else:
        print(f"  J*gamma sign: N/A (no chirality for odd dim)")
    print(f"  KO-dim = 6 test:")
    ko6 = ko_results['ko6_check']
    print(f"    J^2 = +1: {ko6['J_sq_match']}")
    print(f"    JD = +DJ: {ko6['JD_match']}")
    print(f"    J*gamma = -gamma*J: {ko6['Jgamma_match']} (requires gamma to exist: {ko6['Jgamma_exists']})")
    print(f"  *** KO-dim = 6: {'PASS' if ko_results['ko6_pass'] else 'FAIL'} ***")
    print(f"  STRUCTURAL OBSTRUCTION: dim(SU(4)) = 15 is ODD -> no chirality -> KO-dim = 7, not 6")

    # -------------------------------------------------------------------------
    # Step 6: SM Quantum Numbers (Branching)
    # -------------------------------------------------------------------------
    print("\n--- STEP 6: SM Quantum Numbers (Branching SU(4) -> SU(3) x U(1)) ---")
    branch = branching_su4_to_su3_u1(gens, f_abc)

    fb = branch['fundamental_branching']
    print(f"  Fundamental 4 -> 3 + 1:")
    print(f"    Triplet U(1) charge: {fb['triplet_charge']:.6f}")
    print(f"    Singlet U(1) charge: {fb['singlet_charge']:.6f}")
    print(f"    Singlet/Triplet ratio: {fb['ratio']:.4f} (expected -3.0)")

    print(f"  Adjoint 15 -> 8_0 + 3_q + 3bar_(-q) + 1_0:")
    for charge, mult in sorted(branch['adjoint_branching']['charge_multiplicities'].items()):
        print(f"    charge = {charge}: multiplicity = {mult}")

    sm = branch['sm_content']
    print(f"  SM content check:")
    print(f"    Color triplet quarks: {sm['color_triplet_quarks']}")
    print(f"    Color singlet leptons: {sm['color_singlet_leptons']}")
    print(f"    B-L quantum number: {sm['BL_quantum_number']}")
    print(f"    Full SM from SU(4) alone: {sm['full_SM_from_SU4_alone']}")
    print(f"    Pati-Salam viable: {sm['pati_salam_viable']}")
    print(f"    Lepton as 4th color: {sm['lepton_as_4th_color']}")

    spinor = branch['spinor_analysis']
    print(f"  Spinor analysis:")
    print(f"    dim(spinor) = {spinor['dim_spinor']} (vs 16 for SU(3))")
    print(f"    Has chirality: {spinor['has_chirality']}")
    print(f"    SU(3) comparison: {spinor['comparison_su3']}")

    # -------------------------------------------------------------------------
    # Step 7: Dirac Spectrum (Feasibility + Partial Computation)
    # -------------------------------------------------------------------------
    print("\n--- STEP 7: Dirac Spectrum ---")

    # Cost estimate
    print("  Feasibility estimate (max_dynkin_sum = 2):")
    irr_costs = estimate_dirac_cost()
    total_evals = 0  # (local)
    for a1, a2, a3, d, ms in irr_costs:
        print(f"    [{a1},{a2},{a3}]: dim = {d:4d}, matrix size = {ms:6d}x{ms:6d}")
        total_evals += ms
    print(f"  Total eigenvalues at max_sum=2: {total_evals}")

    # Build geometric infrastructure
    print("\n  Building geometric infrastructure...")
    E = orthonormal_frame_general(g_s)
    ft = frame_structure_constants_general(f_abc, E)
    Gamma = connection_coefficients_general(ft)

    # Validate connection
    n_gen = 15
    mc_err = 0.0  # (local)
    for a in range(n_gen):
        for b in range(n_gen):
            for c in range(n_gen):
                mc_err = max(mc_err, abs(Gamma[c, a, b] + Gamma[b, a, c]))
    print(f"  Connection metric compatibility error: {mc_err:.2e}")

    # Build Omega (this takes a while with 15^3 triple loop)
    print("  Computing spinor connection offset Omega (15^3 = 3375 terms)...")
    t_omega = time.time()
    Omega = spinor_connection_offset_general(Gamma, gammas)
    print(f"  Omega computed in {time.time() - t_omega:.1f}s")

    # Check Omega properties
    herm_err_O = np.max(np.abs(Omega - Omega.conj().T))
    aherm_err_O = np.max(np.abs(Omega + Omega.conj().T))
    print(f"  Omega Hermitian error: {herm_err_O:.2e}")
    print(f"  Omega anti-Hermitian error: {aherm_err_O:.2e}")

    # Build irreps
    print("\n  Building SU(4) irreps (max_dynkin_sum = 2)...")
    irreps = build_su4_irreps(gens, f_abc, max_dynkin_sum=2)
    print(f"  Built {len(irreps)} irreps")

    # Validate irreps
    for label, (rho, dim_r) in irreps.items():
        if isinstance(label, tuple) and len(label) == 3 and all(isinstance(x, int) for x in label):
            hom_err = 0.0  # (local)
            for a in range(n_gen):
                for b in range(a+1, n_gen):
                    comm = rho[a] @ rho[b] - rho[b] @ rho[a]
                    target = sum(f_abc[a, b, c] * rho[c] for c in range(n_gen))
                    hom_err = max(hom_err, np.max(np.abs(comm - target)))
            ah_err = max(np.max(np.abs(rho[a] + rho[a].conj().T)) for a in range(n_gen))
            print(f"    [{label}] dim={dim_r}: homomorphism err={hom_err:.2e}, anti-Herm err={ah_err:.2e}")

    # Compute Dirac spectrum on available irreps
    print("\n  Computing Dirac spectrum on available irreps...")
    all_eigenvalues = []
    eval_data = []

    for label, (rho, dim_r) in sorted(irreps.items(), key=lambda x: x[1][1]):
        if not (isinstance(label, tuple) and len(label) == 3 and all(isinstance(x, int) for x in label)):
            continue

        matrix_size = dim_r * 128
        print(f"    [{label}] dim={dim_r}, Dirac matrix {matrix_size}x{matrix_size}...", end=" ", flush=True)

        t_d = time.time()
        D_pi = dirac_on_irrep_general(rho, E, gammas, Omega)
        evals_pi = eigvals(D_pi)
        dt = time.time() - t_d

        # Check: eigenvalues should be purely imaginary (D is anti-Hermitian)
        real_parts = np.abs(evals_pi.real)
        imag_parts = evals_pi.imag
        max_real = np.max(real_parts)

        print(f"done in {dt:.1f}s. max|Re(lambda)| = {max_real:.2e}, "
              f"|Im| range = [{np.min(np.abs(imag_parts)):.4f}, {np.max(np.abs(imag_parts)):.4f}]")

        eval_data.append({
            'label': label,
            'dim': dim_r,
            'eigenvalues': evals_pi,
            'pw_multiplicity': dim_r**2 if label != (0,0,0) else 1,
        })

        for ev in evals_pi:
            all_eigenvalues.append((ev.imag, dim_r**2 if label != (0,0,0) else 1))

    # Collect DOS
    all_imag = np.array([x[0] for x in all_eigenvalues])
    all_mult = np.array([x[1] for x in all_eigenvalues])

    # Sort by absolute value
    abs_imag = np.abs(all_imag)
    sorted_idx = np.argsort(abs_imag)

    print(f"\n  Total distinct eigenvalues: {len(all_imag)}")
    print(f"  Eigenvalue range (|Im|): [{abs_imag.min():.4f}, {abs_imag.max():.4f}]")

    # Van Hove analysis: look for DOS accumulation
    # Create histogram
    n_bins = 50  # (local)
    hist, bin_edges = np.histogram(abs_imag, bins=n_bins, weights=all_mult.astype(float))
    bin_centers = 0.5 * (bin_edges[:-1] + bin_edges[1:])

    # Find peak(s) in DOS
    if len(hist) > 0:
        peak_idx = np.argmax(hist)
        peak_energy = bin_centers[peak_idx]
        peak_dos = hist[peak_idx]
        print(f"  DOS peak at |lambda| = {peak_energy:.4f}, count = {peak_dos:.0f}")

    # Check for van Hove singularity: need DOS -> infinity at some energy
    # With truncated spectrum, can only look for accumulation
    print("  Van Hove analysis: INCOMPLETE (limited irreps computed)")

    # -------------------------------------------------------------------------
    # Step 8: Comparison with SU(3)
    # -------------------------------------------------------------------------
    print("\n--- STEP 8: Comparison with SU(3) ---")
    print(f"  {'Property':<30} {'SU(3)':<20} {'SU(4)':<20}")
    print(f"  {'-'*30} {'-'*20} {'-'*20}")
    print(f"  {'Dimension':<30} {'8':<20} {'15':<20}")
    print(f"  {'Rank':<30} {'2':<20} {'3':<20}")
    print(f"  {'Root system':<30} {'A_2':<20} {'A_3':<20}")
    print(f"  {'Spinor dim':<30} {'16':<20} {'128':<20}")
    print(f"  {'Has chirality':<30} {'Yes (dim even)':<20} {'No (dim odd)':<20}")
    print(f"  {'KO-dim (manifold)':<30} {'0 (=8 mod 8)':<20} {'7 (=15 mod 8)':<20}")
    print(f"  {'KO-dim = 6 possible':<30} {'Framework: YES':<20} {'NO (no gamma)':<20}")
    print(f"  {'SM content':<30} {'Exact (Psi+)':<20} {'Partial (no EW)':<20}")
    print(f"  {'Weyl group':<30} {'S_3 (|W|=6)':<20} {'S_4 (|W|=24)':<20}")

    # -------------------------------------------------------------------------
    # GATE VERDICT
    # -------------------------------------------------------------------------
    print("\n" + "=" * 70)
    print("GATE VERDICT: SU4-MINIMAL-59")
    print("=" * 70)

    ko_pass = ko_results['ko6_pass']
    sm_pass = sm['color_triplet_quarks'] and sm['color_singlet_leptons'] and sm['BL_quantum_number']
    sm_full = sm['full_SM_from_SU4_alone']
    vh_complete = False  # Van Hove analysis incomplete

    score = 0
    if ko_pass:
        score += 1
    if sm_pass:
        score += 1  # Partial SM content (Pati-Salam viable but not full SM alone)
    if vh_complete:
        score += 1

    # Gate classification
    if ko_pass and sm_full and vh_complete:
        verdict = "PASS"
    elif not ko_pass or not sm_pass:
        verdict = "FAIL"
    else:
        verdict = "INFO"

    print(f"\n  Condition 1 — KO-dim = 6: {'PASS' if ko_pass else 'FAIL'}")
    print(f"    dim(SU(4)) = 15 (odd) => no chirality operator => KO-dim = 7, not 6")
    print(f"    STRUCTURAL OBSTRUCTION: The Jgamma = -gammaJ condition requires a Z/2 grading")
    print(f"    which exists only for even-dimensional manifolds.")

    print(f"\n  Condition 2 — SM quantum numbers: {'PARTIAL' if sm_pass else 'FAIL'}")
    print(f"    SU(4) -> SU(3) x U(1) branching gives:")
    print(f"    - 4 = 3_(+q) + 1_(-3q): quarks as color triplets, leptons as singlets (Pati-Salam)")
    print(f"    - 15 = 8_0 + 3_(+4q) + 3bar_(-4q) + 1_0: gluons + leptoquarks + B-L boson")
    print(f"    However: FULL SM requires SU(2)_L x SU(2)_R in addition to SU(4)")
    print(f"    SU(4) alone lacks electroweak structure")

    print(f"\n  Condition 3 — Van Hove singularity: INCOMPLETE")
    print(f"    Dirac spectrum computed for {len(eval_data)} irreps at tau = {tau}")
    print(f"    van Hove analysis requires more irreps (convergence not tested)")

    print(f"\n  *** GATE VERDICT: {verdict} (score {score}/3) ***")
    print(f"  KO-dim = 7 is a STRUCTURAL FAILURE — no chirality on odd-dimensional manifolds")
    print(f"  Even NCG Pati-Salam achieves KO-dim = 6 via FINITE spectral triple,")
    print(f"  not from the manifold. In Baptista's KK framework, the internal space IS")
    print(f"  the manifold, so this obstruction is real.")

    # -------------------------------------------------------------------------
    # Save results
    # -------------------------------------------------------------------------
    t_total = time.time() - t_start
    print(f"\n  Total computation time: {t_total:.1f}s")

    # Collect data for saving
    save_dict = {
        # Lie algebra
        'n_generators': 15,
        'killing_diagonal': B_diag[0],
        'structure_const_antisym_err': asym_err,
        'killing_form': B_ab,

        # Root system
        'rank': root_analysis['rank'],
        'cartan_indices': np.array(root_analysis['cartan_indices']),

        # KO dimension
        'ko_dim_manifold': ko_results['ko_manifold'],
        'ko_dim_6_pass': ko_results['ko6_pass'],
        'has_chirality': ko_results['has_chirality'],
        'J_squared': ko_results['J_squared'],
        'JD_sign': ko_results['JD_sign'],

        # Metric
        'tau': tau,
        'volume_factor': vol,
        'metric': g_s,
        'metric_eigenvalues': eigvalsh(g_s),

        # Clifford
        'spinor_dim': 128,
        'clifford_err': cliff_err,

        # Branching
        'u1_eigenvalues_fund': np.array(branch['u1_eigenvalues_fund']),
        'fund_triplet_charge': fb['triplet_charge'],
        'fund_singlet_charge': fb['singlet_charge'],
        'charge_ratio': fb['ratio'],

        # Dirac spectrum
        'n_irreps_computed': len(eval_data),
        'all_eigenvalues_imag': all_imag,
        'all_multiplicities': all_mult,
        'connection_metric_compat_err': mc_err,
        'omega_herm_err': herm_err_O,
        'omega_aherm_err': aherm_err_O,

        # Gate
        'gate_verdict': verdict,
        'score': score,
        'computation_time': t_total,
    }

    # Save per-irrep eigenvalues
    for i, ed in enumerate(eval_data):
        label = ed['label']
        save_dict[f'irrep_{label}_eigenvalues'] = ed['eigenvalues']
        save_dict[f'irrep_{label}_dim'] = ed['dim']
        save_dict[f'irrep_{label}_pw_mult'] = ed['pw_multiplicity']

    outpath = os.path.join(os.path.dirname(os.path.abspath(__file__)), 's59_su4_minimal.npz')
    np.savez(outpath, **save_dict)
    print(f"\n  Saved: {outpath}")

    # -------------------------------------------------------------------------
    # Plot
    # -------------------------------------------------------------------------
    try:
        import matplotlib
        matplotlib.use('Agg')
        import matplotlib.pyplot as plt

        fig, axes = plt.subplots(2, 2, figsize=(14, 10))
        fig.suptitle('SU(4) Minimal Viability Test (SU4-MINIMAL-59)', fontsize=14, fontweight='bold')

        # Panel 1: Metric eigenvalues vs tau
        ax = axes[0, 0]
        taus = np.linspace(0, 0.4, 50)
        stab_evals = []
        coset_evals = []
        for t in taus:
            g_t = jensen_metric_su4(B_ab, t)
            ev = eigvalsh(g_t)
            stab_evals.append(ev[decomp['stabilizer'][0]])
            coset_evals.append(ev[decomp['coset'][0]])
        ax.plot(taus, stab_evals, 'b-', label='Stabilizer (u(3))')
        ax.plot(taus, coset_evals, 'r-', label='Coset (C^3)')
        ax.axvline(tau, color='k', linestyle='--', alpha=0.5, label=f'tau = {tau}')
        ax.set_xlabel('tau')
        ax.set_ylabel('Metric eigenvalue')
        ax.set_title('Jensen-like metric on SU(4)')
        ax.legend()
        ax.grid(True, alpha=0.3)

        # Panel 2: Dirac eigenvalue spectrum
        ax = axes[0, 1]
        if len(all_imag) > 0:
            ax.hist(np.abs(all_imag), bins=40, weights=all_mult.astype(float),
                    color='steelblue', edgecolor='navy', alpha=0.7)
            ax.set_xlabel('|lambda| (Dirac eigenvalue)')
            ax.set_ylabel('Weighted count (with PW mult)')
            ax.set_title(f'Dirac DOS on SU(4), tau={tau}')
        ax.grid(True, alpha=0.3)

        # Panel 3: KO-dimension comparison
        ax = axes[1, 0]
        groups = ['SU(2)', 'SU(3)', 'SU(4)', 'G_2']
        dims = [3, 8, 15, 14]
        ko_dims = [d % 8 for d in dims]
        colors = ['green' if ko == 6 or (d == 8 and ko == 0) else 'red' for d, ko in zip(dims, ko_dims)]
        # Override: SU(3) KO-dim=6 was achieved via framework (not mod 8)
        colors[1] = 'green'  # SU(3) passes
        bars = ax.bar(groups, ko_dims, color=colors, edgecolor='black', alpha=0.7)
        ax.axhline(6, color='blue', linestyle='--', label='Target KO-dim = 6')
        ax.set_ylabel('KO-dim (= dim mod 8)')
        ax.set_title('KO-dimension by group')
        ax.legend()
        ax.set_ylim(0, 8)
        for bar, kd in zip(bars, ko_dims):
            ax.text(bar.get_x() + bar.get_width()/2, bar.get_height() + 0.1,
                    str(kd), ha='center', fontsize=12, fontweight='bold')
        ax.grid(True, alpha=0.3, axis='y')

        # Panel 4: Branching content summary
        ax = axes[1, 1]
        ax.axis('off')
        summary_text = (
            "SU(4) Viability Summary\n"
            "=" * 40 + "\n\n"
            f"Gate: SU4-MINIMAL-59 = {verdict}\n"
            f"Score: {score}/3\n\n"
            "Condition 1 (KO-dim = 6): FAIL\n"
            "  dim(SU(4)) = 15 (odd)\n"
            "  No chirality operator\n"
            "  KO-dim = 7 (structural)\n\n"
            "Condition 2 (SM content): PARTIAL\n"
            "  4 -> 3 + 1 (quarks + leptons)\n"
            "  Pati-Salam viable\n"
            "  Missing: SU(2)_L x SU(2)_R\n\n"
            "Condition 3 (van Hove): INCOMPLETE\n"
            f"  {len(eval_data)} irreps computed\n"
            "  Convergence not tested\n\n"
            "CONCLUSION:\n"
            "SU(4) ALONE cannot replace SU(3)\n"
            "in the Baptista KK framework.\n"
            "Odd dimension = no chirality = no KO-6."
        )
        ax.text(0.05, 0.95, summary_text, transform=ax.transAxes,
                fontsize=9, verticalalignment='top', fontfamily='monospace',
                bbox=dict(boxstyle='round', facecolor='lightyellow', alpha=0.8))

        plt.tight_layout()
        plotpath = os.path.join(os.path.dirname(os.path.abspath(__file__)), 's59_su4_minimal.png')
        plt.savefig(plotpath, dpi=150, bbox_inches='tight')
        print(f"  Plot saved: {plotpath}")
        plt.close()
    except Exception as e:
        print(f"  Plot failed: {e}")

    return verdict, score


if __name__ == '__main__':
    verdict, score = main()
